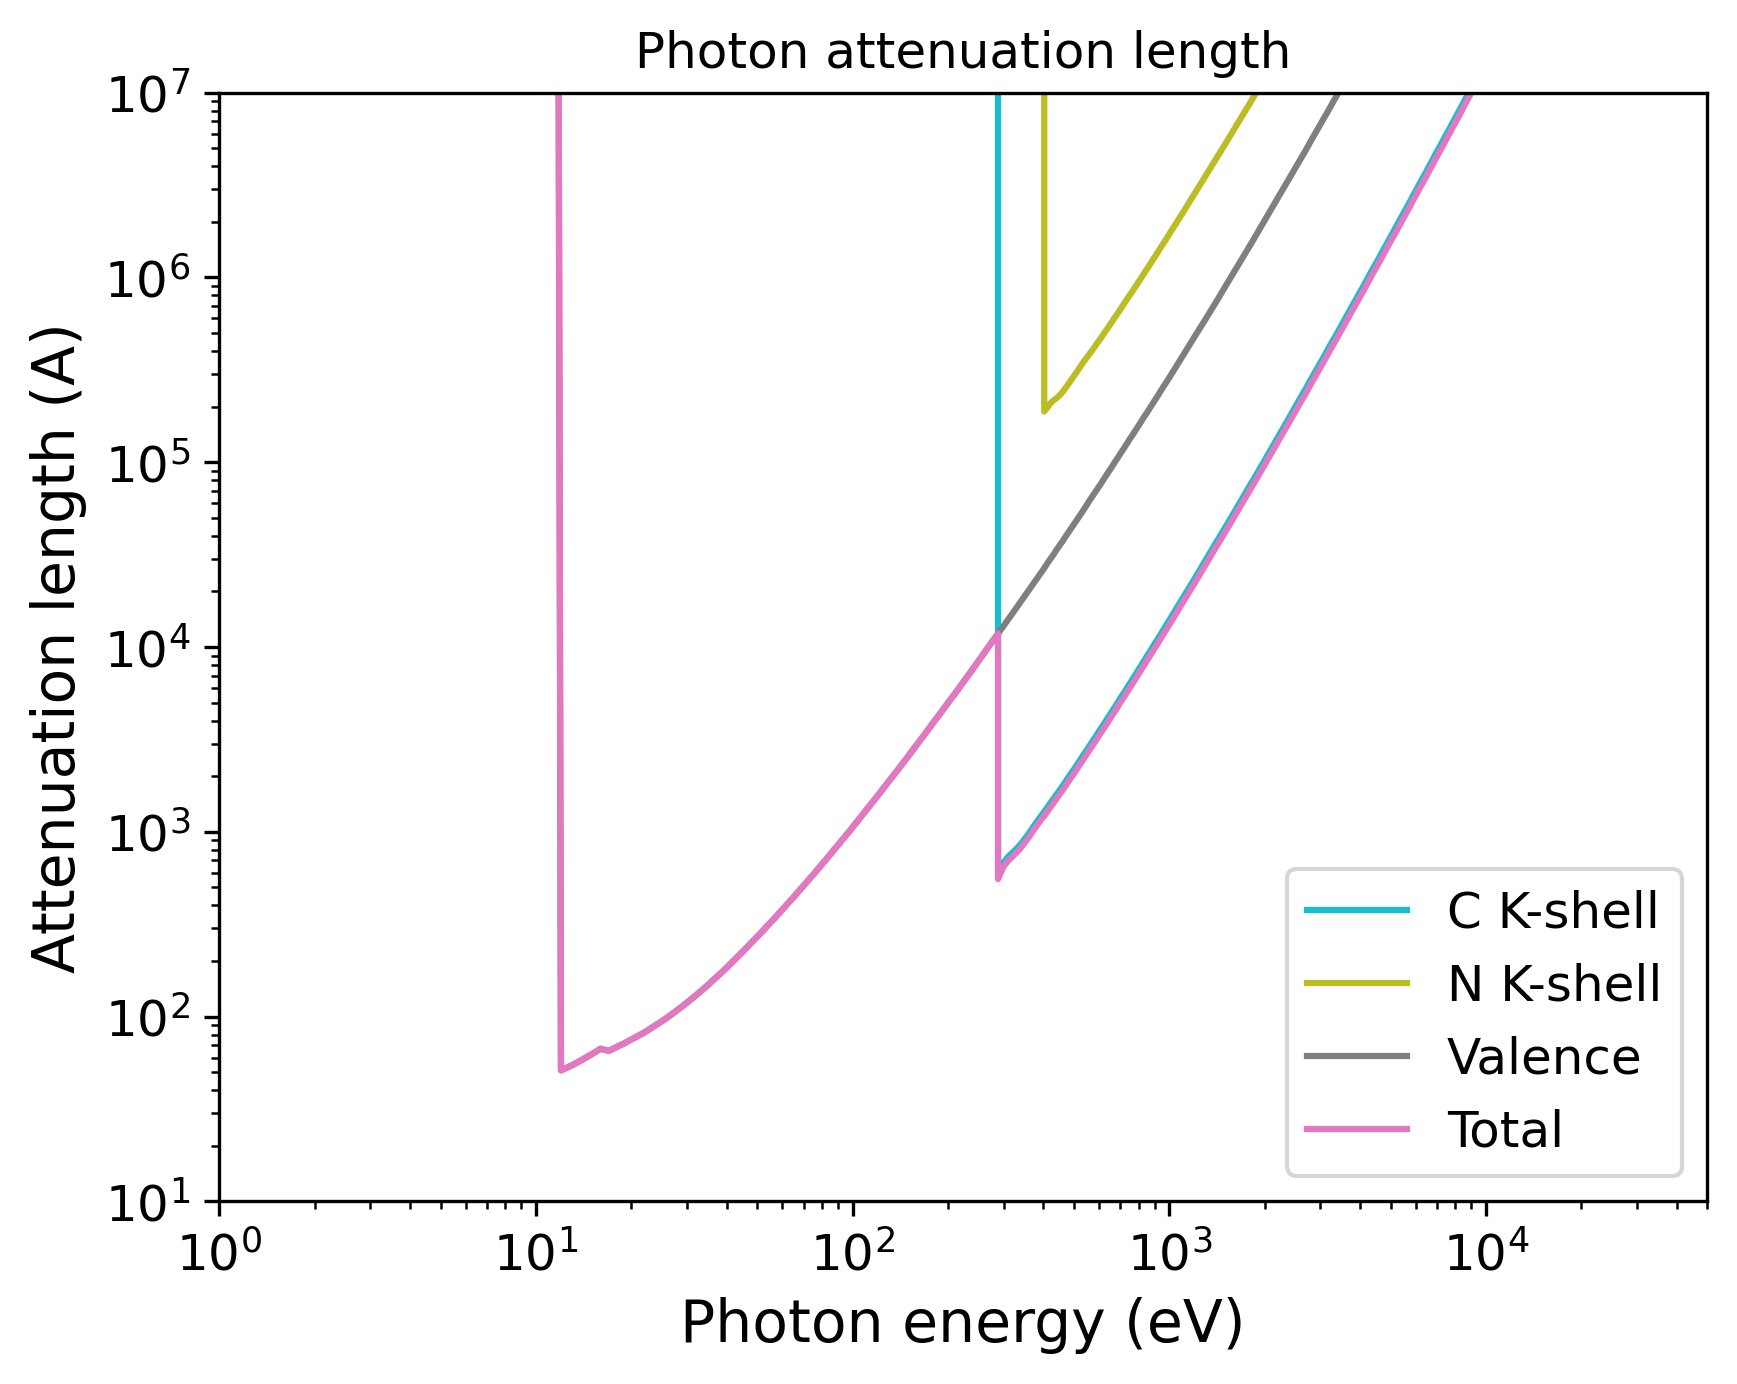

Python code for this plot:
import pandas as pd
import numpy as np
import matplotlib.pyplot as plt
import matplotlib.cm as cm
# Set the format:
plt.xlabel("Photon energy (eV)", fontsize=14)
plt.ylabel("Attenuation length (A)", fontsize=14)
plt.xticks(fontsize=12)
plt.yticks(fontsize=12)
plt.grid(False)
# Set the axes:
# Read the output file:
df = pd.read_csv(r"OUTPUT_NC_Photon_IMFP.dat", sep=r'\s+', header=None, comment="#", skipinitialspace=True)
plt.xscale("log")
plt.yscale("log")
# Prepare the plot:
columns_to_plot = [ 1, 2, 3, 4]
labels = [ "C K-shell", "N K-shell", "Valence", "Total"]
# Create N distinct colors from a colormap
N = len(columns_to_plot)
colors = plt.cm.tab10(np.linspace(1, 0, 10))
# Set line styles:
linestyles = [ "-", "-", "-", "-"]
for i, col in enumerate(columns_to_plot):
    color = colors[i % len(colors)]
    ls    = linestyles[i % len(linestyles)]
    label = labels[i % len(labels)]
    plt.plot(df.iloc[:, 0], df.iloc[:, col],
    color=color,
    label=label,
    linestyle=ls)
plt.xlim(1.00000000,50000.00000000)
plt.ylim(10.00000000,10000000.00000000)
plt.title("Photon attenuation length")
plt.legend(loc="best", fontsize=12)
# Save the plot in this format:
plt.savefig("OUTPUT_MFP_photon.png", dpi=300, bbox_inches="tight")
